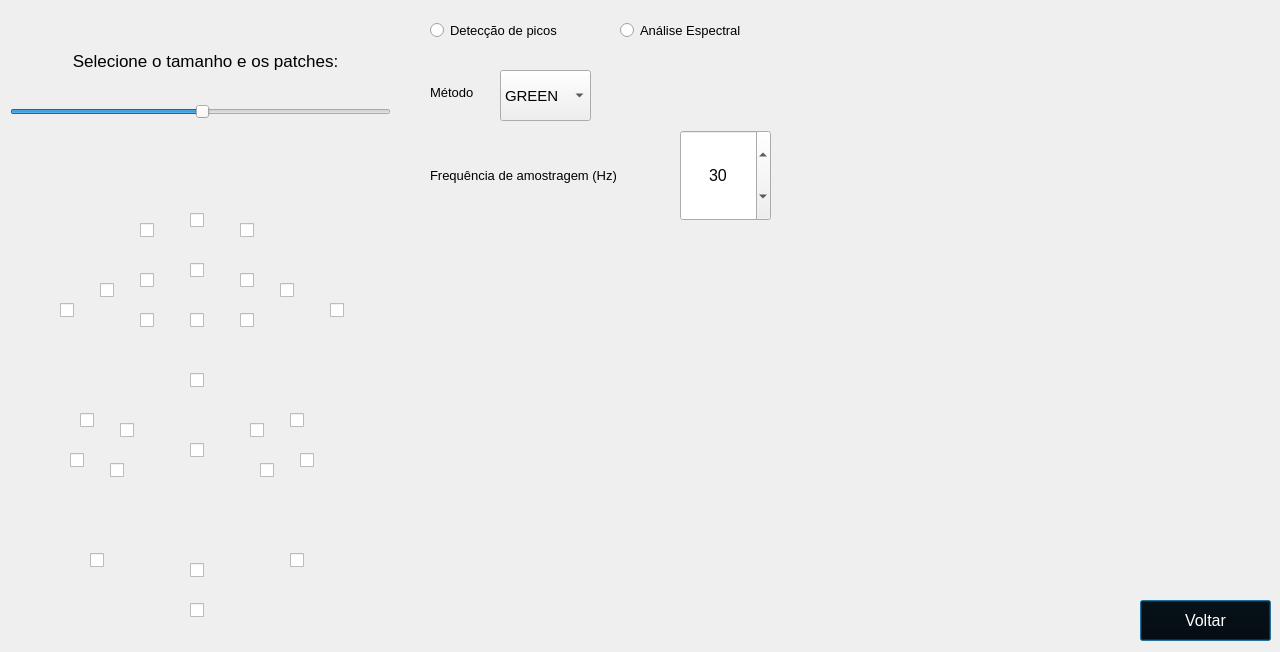
<?xml version="1.0" encoding="UTF-8"?>
<ui version="4.0">
 <class>Dialog</class>
 <widget class="QDialog" name="Dialog">
  <property name="geometry">
   <rect>
    <x>0</x>
    <y>0</y>
    <width>1280</width>
    <height>652</height>
   </rect>
  </property>
  <property name="windowTitle">
   <string>Configurações</string>
  </property>
  <property name="windowIcon">
   <iconset resource="../icones/icones.qrc">
    <normaloff>:/icones/lion.png</normaloff>:/icones/lion.png</iconset>
  </property>
  <widget class="QLabel" name="label_img_face">
   <property name="geometry">
    <rect>
     <x>0</x>
     <y>140</y>
     <width>401</width>
     <height>511</height>
    </rect>
   </property>
   <property name="text">
    <string/>
   </property>
   <property name="pixmap">
    <pixmap resource="../icones/icones.qrc">:/icones/rosto.png</pixmap>
   </property>
  </widget>
  <widget class="QCheckBox" name="checkBox_10">
   <property name="geometry">
    <rect>
     <x>190</x>
     <y>210</y>
     <width>16</width>
     <height>20</height>
    </rect>
   </property>
   <property name="text">
    <string/>
   </property>
  </widget>
  <widget class="QCheckBox" name="checkBox_151">
   <property name="geometry">
    <rect>
     <x>190</x>
     <y>260</y>
     <width>16</width>
     <height>20</height>
    </rect>
   </property>
   <property name="text">
    <string/>
   </property>
  </widget>
  <widget class="QCheckBox" name="checkBox_9">
   <property name="geometry">
    <rect>
     <x>190</x>
     <y>310</y>
     <width>16</width>
     <height>20</height>
    </rect>
   </property>
   <property name="text">
    <string/>
   </property>
  </widget>
  <widget class="QCheckBox" name="checkBox_6">
   <property name="geometry">
    <rect>
     <x>190</x>
     <y>370</y>
     <width>21</width>
     <height>20</height>
    </rect>
   </property>
   <property name="text">
    <string/>
   </property>
  </widget>
  <widget class="QCheckBox" name="checkBox_4">
   <property name="geometry">
    <rect>
     <x>190</x>
     <y>440</y>
     <width>16</width>
     <height>20</height>
    </rect>
   </property>
   <property name="text">
    <string/>
   </property>
  </widget>
  <widget class="QCheckBox" name="checkBox_18">
   <property name="geometry">
    <rect>
     <x>190</x>
     <y>560</y>
     <width>16</width>
     <height>20</height>
    </rect>
   </property>
   <property name="text">
    <string/>
   </property>
  </widget>
  <widget class="QCheckBox" name="checkBox_199">
   <property name="geometry">
    <rect>
     <x>190</x>
     <y>600</y>
     <width>16</width>
     <height>20</height>
    </rect>
   </property>
   <property name="text">
    <string/>
   </property>
  </widget>
  <widget class="QCheckBox" name="checkBox_50">
   <property name="geometry">
    <rect>
     <x>70</x>
     <y>450</y>
     <width>16</width>
     <height>20</height>
    </rect>
   </property>
   <property name="text">
    <string/>
   </property>
  </widget>
  <widget class="QCheckBox" name="checkBox_36">
   <property name="geometry">
    <rect>
     <x>110</x>
     <y>460</y>
     <width>21</width>
     <height>20</height>
    </rect>
   </property>
   <property name="text">
    <string/>
   </property>
  </widget>
  <widget class="QCheckBox" name="checkBox_188">
   <property name="geometry">
    <rect>
     <x>80</x>
     <y>410</y>
     <width>21</width>
     <height>20</height>
    </rect>
   </property>
   <property name="text">
    <string/>
   </property>
  </widget>
  <widget class="QCheckBox" name="checkBox_101">
   <property name="geometry">
    <rect>
     <x>120</x>
     <y>420</y>
     <width>21</width>
     <height>20</height>
    </rect>
   </property>
   <property name="text">
    <string/>
   </property>
  </widget>
  <widget class="QCheckBox" name="checkBox_266">
   <property name="geometry">
    <rect>
     <x>260</x>
     <y>460</y>
     <width>16</width>
     <height>20</height>
    </rect>
   </property>
   <property name="text">
    <string/>
   </property>
  </widget>
  <widget class="QCheckBox" name="checkBox_280">
   <property name="geometry">
    <rect>
     <x>300</x>
     <y>450</y>
     <width>21</width>
     <height>20</height>
    </rect>
   </property>
   <property name="text">
    <string/>
   </property>
  </widget>
  <widget class="QCheckBox" name="checkBox_330">
   <property name="geometry">
    <rect>
     <x>250</x>
     <y>420</y>
     <width>21</width>
     <height>20</height>
    </rect>
   </property>
   <property name="text">
    <string/>
   </property>
  </widget>
  <widget class="QCheckBox" name="checkBox_347">
   <property name="geometry">
    <rect>
     <x>290</x>
     <y>410</y>
     <width>16</width>
     <height>20</height>
    </rect>
   </property>
   <property name="text">
    <string/>
   </property>
  </widget>
  <widget class="QCheckBox" name="checkBox_109">
   <property name="geometry">
    <rect>
     <x>140</x>
     <y>220</y>
     <width>16</width>
     <height>20</height>
    </rect>
   </property>
   <property name="text">
    <string/>
   </property>
  </widget>
  <widget class="QCheckBox" name="checkBox_108">
   <property name="geometry">
    <rect>
     <x>140</x>
     <y>270</y>
     <width>16</width>
     <height>20</height>
    </rect>
   </property>
   <property name="text">
    <string/>
   </property>
  </widget>
  <widget class="QCheckBox" name="checkBox_107">
   <property name="geometry">
    <rect>
     <x>140</x>
     <y>310</y>
     <width>21</width>
     <height>20</height>
    </rect>
   </property>
   <property name="text">
    <string/>
   </property>
  </widget>
  <widget class="QCheckBox" name="checkBox_336">
   <property name="geometry">
    <rect>
     <x>240</x>
     <y>310</y>
     <width>16</width>
     <height>20</height>
    </rect>
   </property>
   <property name="text">
    <string/>
   </property>
  </widget>
  <widget class="QCheckBox" name="checkBox_337">
   <property name="geometry">
    <rect>
     <x>240</x>
     <y>270</y>
     <width>16</width>
     <height>20</height>
    </rect>
   </property>
   <property name="text">
    <string/>
   </property>
  </widget>
  <widget class="QCheckBox" name="checkBox_338">
   <property name="geometry">
    <rect>
     <x>240</x>
     <y>220</y>
     <width>16</width>
     <height>20</height>
    </rect>
   </property>
   <property name="text">
    <string/>
   </property>
  </widget>
  <widget class="QCheckBox" name="checkBox_69">
   <property name="geometry">
    <rect>
     <x>100</x>
     <y>280</y>
     <width>21</width>
     <height>20</height>
    </rect>
   </property>
   <property name="text">
    <string/>
   </property>
  </widget>
  <widget class="QCheckBox" name="checkBox_104">
   <property name="geometry">
    <rect>
     <x>60</x>
     <y>300</y>
     <width>16</width>
     <height>20</height>
    </rect>
   </property>
   <property name="text">
    <string/>
   </property>
  </widget>
  <widget class="QCheckBox" name="checkBox_299">
   <property name="geometry">
    <rect>
     <x>280</x>
     <y>280</y>
     <width>21</width>
     <height>20</height>
    </rect>
   </property>
   <property name="text">
    <string/>
   </property>
  </widget>
  <widget class="QCheckBox" name="checkBox_333">
   <property name="geometry">
    <rect>
     <x>330</x>
     <y>300</y>
     <width>21</width>
     <height>20</height>
    </rect>
   </property>
   <property name="text">
    <string/>
   </property>
  </widget>
  <widget class="QCheckBox" name="checkBox_135">
   <property name="geometry">
    <rect>
     <x>90</x>
     <y>550</y>
     <width>16</width>
     <height>20</height>
    </rect>
   </property>
   <property name="text">
    <string/>
   </property>
  </widget>
  <widget class="QCheckBox" name="checkBox_364">
   <property name="geometry">
    <rect>
     <x>290</x>
     <y>550</y>
     <width>21</width>
     <height>20</height>
    </rect>
   </property>
   <property name="text">
    <string/>
   </property>
  </widget>
  <widget class="QSlider" name="horizontalSlider_patches_size">
   <property name="geometry">
    <rect>
     <x>10</x>
     <y>91</y>
     <width>381</width>
     <height>41</height>
    </rect>
   </property>
   <property name="value">
    <number>50</number>
   </property>
   <property name="orientation">
    <enum>Qt::Horizontal</enum>
   </property>
  </widget>
  <widget class="QLabel" name="label_leg_patches">
   <property name="geometry">
    <rect>
     <x>10</x>
     <y>40</y>
     <width>391</width>
     <height>41</height>
    </rect>
   </property>
   <property name="font">
    <font>
     <pointsize>13</pointsize>
    </font>
   </property>
   <property name="text">
    <string>Selecione o tamanho e os patches:</string>
   </property>
   <property name="alignment">
    <set>Qt::AlignCenter</set>
   </property>
  </widget>
  <widget class="QSpinBox" name="spinBox_fs">
   <property name="geometry">
    <rect>
     <x>680</x>
     <y>130</y>
     <width>91</width>
     <height>91</height>
    </rect>
   </property>
   <property name="sizeIncrement">
    <size>
     <width>0</width>
     <height>0</height>
    </size>
   </property>
   <property name="font">
    <font>
     <pointsize>12</pointsize>
    </font>
   </property>
   <property name="alignment">
    <set>Qt::AlignCenter</set>
   </property>
   <property name="maximum">
    <number>200</number>
   </property>
   <property name="singleStep">
    <number>1</number>
   </property>
   <property name="value">
    <number>30</number>
   </property>
   <property name="displayIntegerBase">
    <number>10</number>
   </property>
  </widget>
  <widget class="QLabel" name="label_fs">
   <property name="geometry">
    <rect>
     <x>430</x>
     <y>150</y>
     <width>241</width>
     <height>51</height>
    </rect>
   </property>
   <property name="font">
    <font>
     <pointsize>10</pointsize>
    </font>
   </property>
   <property name="text">
    <string>Frequência de amostragem (Hz)</string>
   </property>
  </widget>
  <widget class="QLabel" name="label_metodo">
   <property name="geometry">
    <rect>
     <x>430</x>
     <y>80</y>
     <width>71</width>
     <height>24</height>
    </rect>
   </property>
   <property name="font">
    <font>
     <pointsize>10</pointsize>
    </font>
   </property>
   <property name="text">
    <string>Método</string>
   </property>
  </widget>
  <widget class="QComboBox" name="comboBox_metodo">
   <property name="geometry">
    <rect>
     <x>500</x>
     <y>70</y>
     <width>91</width>
     <height>51</height>
    </rect>
   </property>
   <property name="font">
    <font>
     <pointsize>11</pointsize>
    </font>
   </property>
   <item>
    <property name="text">
     <string>GREEN</string>
    </property>
   </item>
   <item>
    <property name="text">
     <string>CHROM</string>
    </property>
   </item>
   <item>
    <property name="text">
     <string>ICA</string>
    </property>
   </item>
   <item>
    <property name="text">
     <string>PCA</string>
    </property>
   </item>
   <item>
    <property name="text">
     <string>GRGB</string>
    </property>
   </item>
  </widget>
  <widget class="QRadioButton" name="radioButton_picos">
   <property name="geometry">
    <rect>
     <x>430</x>
     <y>20</y>
     <width>171</width>
     <height>20</height>
    </rect>
   </property>
   <property name="font">
    <font>
     <pointsize>10</pointsize>
    </font>
   </property>
   <property name="text">
    <string>Detecção de picos</string>
   </property>
  </widget>
  <widget class="QRadioButton" name="radioButton_espectro">
   <property name="geometry">
    <rect>
     <x>620</x>
     <y>20</y>
     <width>161</width>
     <height>20</height>
    </rect>
   </property>
   <property name="font">
    <font>
     <pointsize>10</pointsize>
    </font>
   </property>
   <property name="text">
    <string>Análise Espectral</string>
   </property>
  </widget>
  <widget class="QPushButton" name="pushButton_main_w">
   <property name="geometry">
    <rect>
     <x>1140</x>
     <y>600</y>
     <width>131</width>
     <height>41</height>
    </rect>
   </property>
   <property name="font">
    <font>
     <pointsize>12</pointsize>
    </font>
   </property>
   <property name="styleSheet">
    <string notr="true">background-color: rgb(0, 0, 0);
color: rgb(255, 255, 255);</string>
   </property>
   <property name="text">
    <string>Voltar</string>
   </property>
  </widget>
 </widget>
 <resources>
  <include location="../icones/icones.qrc"/>
 </resources>
 <connections/>
</ui>
